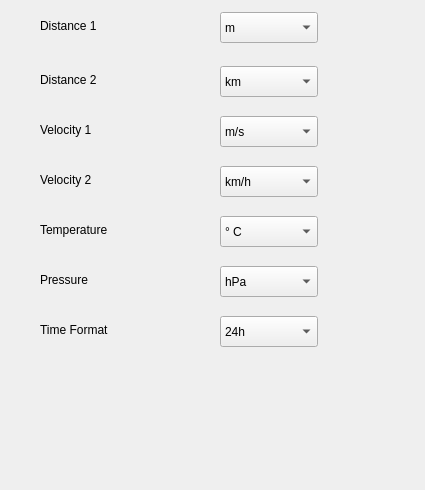
<?xml version="1.0" encoding="UTF-8"?>
<ui version="4.0">
 <class>UnitFrame6015</class>
 <widget class="QWidget" name="UnitFrame6015">
  <property name="geometry">
   <rect>
    <x>0</x>
    <y>0</y>
    <width>425</width>
    <height>490</height>
   </rect>
  </property>
  <property name="windowTitle">
   <string>Unit</string>
  </property>
  <widget class="QComboBox" name="comboBox_Velocity1">
   <property name="geometry">
    <rect>
     <x>220</x>
     <y>116</y>
     <width>98</width>
     <height>31</height>
    </rect>
   </property>
   <item>
    <property name="text">
     <string>m/s</string>
    </property>
   </item>
   <item>
    <property name="text">
     <string>ft/min*100</string>
    </property>
   </item>
  </widget>
  <widget class="QComboBox" name="comboBox_Velocity2">
   <property name="geometry">
    <rect>
     <x>220</x>
     <y>166</y>
     <width>98</width>
     <height>31</height>
    </rect>
   </property>
   <item>
    <property name="text">
     <string>km/h</string>
    </property>
   </item>
   <item>
    <property name="text">
     <string>kts</string>
    </property>
   </item>
   <item>
    <property name="text">
     <string>mph</string>
    </property>
   </item>
  </widget>
  <widget class="QComboBox" name="comboBox_Distance1">
   <property name="geometry">
    <rect>
     <x>220</x>
     <y>12</y>
     <width>98</width>
     <height>31</height>
    </rect>
   </property>
   <item>
    <property name="text">
     <string>m</string>
    </property>
   </item>
   <item>
    <property name="text">
     <string>ft</string>
    </property>
   </item>
  </widget>
  <widget class="QComboBox" name="comboBox_Distance2">
   <property name="geometry">
    <rect>
     <x>220</x>
     <y>66</y>
     <width>98</width>
     <height>31</height>
    </rect>
   </property>
   <item>
    <property name="text">
     <string>km</string>
    </property>
   </item>
   <item>
    <property name="text">
     <string>miles</string>
    </property>
   </item>
  </widget>
  <widget class="QLabel" name="textLabel_Temp">
   <property name="geometry">
    <rect>
     <x>40</x>
     <y>220</y>
     <width>134</width>
     <height>20</height>
    </rect>
   </property>
   <property name="text">
    <string>Temperature</string>
   </property>
   <property name="wordWrap">
    <bool>false</bool>
   </property>
  </widget>
  <widget class="QComboBox" name="comboBox_Temp">
   <property name="geometry">
    <rect>
     <x>220</x>
     <y>216</y>
     <width>98</width>
     <height>31</height>
    </rect>
   </property>
   <item>
    <property name="text">
     <string>° C</string>
    </property>
   </item>
   <item>
    <property name="text">
     <string>° F</string>
    </property>
   </item>
  </widget>
  <widget class="QLabel" name="textLabel_Press">
   <property name="geometry">
    <rect>
     <x>40</x>
     <y>270</y>
     <width>134</width>
     <height>20</height>
    </rect>
   </property>
   <property name="text">
    <string>Pressure</string>
   </property>
   <property name="wordWrap">
    <bool>false</bool>
   </property>
  </widget>
  <widget class="QComboBox" name="comboBox_Press">
   <property name="geometry">
    <rect>
     <x>220</x>
     <y>266</y>
     <width>98</width>
     <height>31</height>
    </rect>
   </property>
   <item>
    <property name="text">
     <string>hPa</string>
    </property>
   </item>
   <item>
    <property name="text">
     <string>lnHg</string>
    </property>
   </item>
  </widget>
  <widget class="QLabel" name="textLabel_TimeFormat">
   <property name="geometry">
    <rect>
     <x>40</x>
     <y>320</y>
     <width>134</width>
     <height>20</height>
    </rect>
   </property>
   <property name="text">
    <string>Time Format</string>
   </property>
   <property name="wordWrap">
    <bool>false</bool>
   </property>
  </widget>
  <widget class="QComboBox" name="comboBox_TimeFormat">
   <property name="geometry">
    <rect>
     <x>220</x>
     <y>316</y>
     <width>98</width>
     <height>31</height>
    </rect>
   </property>
   <item>
    <property name="text">
     <string>24h</string>
    </property>
   </item>
   <item>
    <property name="text">
     <string>12h</string>
    </property>
   </item>
  </widget>
  <widget class="QLabel" name="textLabel_Distance1">
   <property name="geometry">
    <rect>
     <x>40</x>
     <y>16</y>
     <width>134</width>
     <height>20</height>
    </rect>
   </property>
   <property name="text">
    <string>Distance 1</string>
   </property>
   <property name="wordWrap">
    <bool>false</bool>
   </property>
  </widget>
  <widget class="QLabel" name="textLabel_Distance2">
   <property name="geometry">
    <rect>
     <x>40</x>
     <y>70</y>
     <width>134</width>
     <height>20</height>
    </rect>
   </property>
   <property name="text">
    <string>Distance 2</string>
   </property>
   <property name="wordWrap">
    <bool>false</bool>
   </property>
  </widget>
  <widget class="QLabel" name="textLabel_Velocity1">
   <property name="geometry">
    <rect>
     <x>40</x>
     <y>120</y>
     <width>134</width>
     <height>20</height>
    </rect>
   </property>
   <property name="text">
    <string>Velocity 1</string>
   </property>
   <property name="wordWrap">
    <bool>false</bool>
   </property>
  </widget>
  <widget class="QLabel" name="textLabel_Velocity2">
   <property name="geometry">
    <rect>
     <x>40</x>
     <y>170</y>
     <width>134</width>
     <height>20</height>
    </rect>
   </property>
   <property name="text">
    <string>Velocity 2</string>
   </property>
   <property name="wordWrap">
    <bool>false</bool>
   </property>
  </widget>
 </widget>
 <layoutdefault spacing="6" margin="11"/>
 <resources/>
 <connections/>
</ui>
